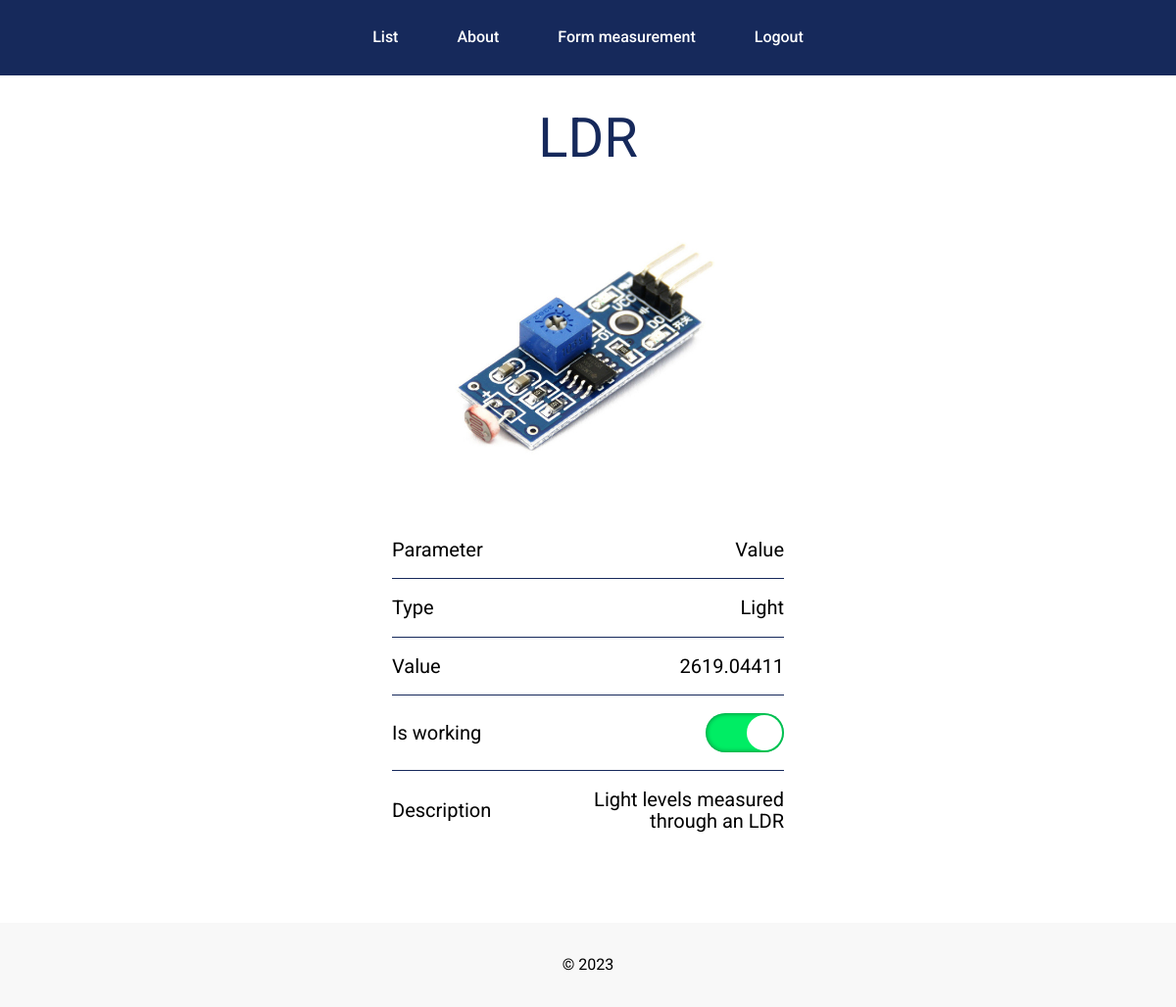
/measurement_details/8/ (signed in), run on the app's committed database.
### pmiot/models.py (models this page shows, shortened)
class Measurement(models.Model):
    measurementName = models.CharField(default='Name', max_length=250)
    measurementType = models.CharField(default='Type', max_length=250)
    description = models.CharField(max_length=250, blank=True, null=True)
    min_value = models.IntegerField(default=0)
    max_value = models.IntegerField(default=100)
    value = models.FloatField(default=0, blank=True, null=True)
    dimension = models.CharField(default='°C', max_length=10)
    isWorking = models.BooleanField(default=False)
    image = models.ImageField(default=None, upload_to='', null=True)
    min_comfort = models.IntegerField(default=0)
    max_comfort = models.IntegerField(default=100)
    need_notification = models.BooleanField(default=False)
    is_notified = models.BooleanField(default=False)
    last_notified = models.DateTimeField(default=None, null=True)
    class Meta:
        ordering = ['measurementName']

### pmiot/views.py (the view)
# urls.py: path('measurement_details/<int:measurement_id>/', views.measurement_details, name='measurement_details'),
@login_required(login_url="/login/")
def measurement_details(request, measurement_id):
    prognose(measurement_id)
    process_data(measurement_id)
    sensor = get_object_or_404(Measurement, pk=measurement_id)
    is_comfortable = (sensor.value > sensor.min_comfort) and (sensor.value < sensor.max_comfort)
    if ((not is_comfortable) and
            ((not sensor.is_notified) or
             (sensor.is_notified and ((datetime.now(KyivTz)-sensor.last_notified).total_seconds() > 30 ))))\
            and (sensor.need_notification and sensor.isWorking): #300
        msg = "Attention! The sensor value is "
        if sensor.value < sensor.min_comfort:
            msg += "lower than comfortable!"
        elif sensor.value > sensor.max_comfort:
            msg += "higher than comfortable!"
        sensor.is_notified = True
        sensor.last_notified = datetime.now(KyivTz)
        sensor.save()
        context = {'details': sensor,
                   'msg': msg}
        return render(request, 'pmiot/measurement_details.html', context)
    else:
        sensor.is_notified = False
    context = {'details': sensor}
    return render(request, 'pmiot/measurement_details.html', context)

### pmiot/prognose/prognose.py (called while the page is built)
def prognose(id):
    dt = datetime.now(KyivTz)
    data = prepare_data(id)
    names = ['Linear Regression','Multi-layer Perceptron Regression', 'Decision Trees Regression','Bayesian Ridge Regression']
    res = []
    res.append(custom_linear_regression(data, dt))
    res.append(custom_mlp_regression(data, dt))
    res.append(custom_decision_trees_regression(data, dt))
    res.append(custom_Bayesian_ridge_regression(data, dt))
    dict = {names[i]: res[i] for i in range(len(names))}
    for key, value in dict.items():
        print(key, ': ', value)
    return dict

def prepare_data(id):
    archive = Archive.objects.filter(sensor_id=id)
    data = pd.DataFrame(list(archive.values('timestamp', 'value')))
    data['timestamp'] = pd.to_datetime(data['timestamp'])
    data['timestamp'] = data['timestamp'].astype(np.int64) // 10**9
    return data

def custom_linear_regression(data, dt):
    X_train, y_train = data[['timestamp']], data['value']
    model = make_pipeline(StandardScaler(), LinearRegression())
    model.fit(X_train, y_train)
    predicted_value = model.predict([[int(dt.timestamp())]])[0]
    return predicted_value

def custom_mlp_regression(data, dt):
    X_train, y_train = data[['timestamp']], data['value']
    model = make_pipeline(StandardScaler(), MLPRegressor(random_state=1, max_iter=500))
    model.fit(X_train, y_train)
    predicted_value = model.predict([[int(dt.timestamp())]])[0]
    return predicted_value

def custom_decision_trees_regression(data, dt):
    X_train, y_train = data[['timestamp']], data['value']
    model = make_pipeline(StandardScaler(), tree.DecisionTreeRegressor())
    model.fit(X_train, y_train)
    predicted_value = model.predict([[int(dt.timestamp())]])[0]
    return predicted_value

def custom_Bayesian_ridge_regression(data, dt):
    X_train, y_train = data[['timestamp']], data['value']
    model = make_pipeline(StandardScaler(), BayesianRidge())
    model.fit(X_train, y_train)
    predicted_value = model.predict([[int(dt.timestamp())]])[0]
    return predicted_value

### pmiot/scheduler/scheduler.py (called while the page is built)
def get_all_topics():
    sensors = Measurement.objects.all()
    topics = {i.pk: i.measurementType for i in sensors}
    return topics

### pmiot/templates/pmiot/measurement_details.html (shortened to what this page needs)
{% extends "pmiot/layout.html" %}
{% block content %}
  <section class="details">
    <div class="_container">
      <div class="details__wrapper">
        <h1 class="details__title">
          {{details.measurementName}}
        </h1>
        <div class="details__image">
          <img src="{{details.image.url}}" alt="{{details.measurementName}}">
        </div>
        <ul class="details-list">
          <li class="details__item">
            <div class="details__column">
              Parameter
            </div>
            <div class="details__column">
              Value
            </div>
          </li>
          <li class="details__item">
            <div class="details__column">
              Type
            </div>
            <div class="details__column">
              {{details.measurementType}}
            </div>
          </li>
          <li class="details__item">
            <div class="details__column">
              Value
            </div>
            <div class="details__column">
              {% if details.isWorking == True %}
                {{details.value}}
              {% elif details.isWorking == False %}
                -
              {% endif  %}
            </div>
          </li>
          <li class="details__item">
            <div class="details__column">
              Is working
            </div>
            <div class="details__column">
              <label for="submit" class="button-turn" data-state="{{details.isWorking}}">
                <span class="button-turn__label"></span>
              </label>
            </div>
          </li>
          <li class="details__item">
            <div class="details__column">
              Description
            </div>
            <div class="details__column">
              {{details.description}}
            </div>
          </li>
        </ul>
      </div>
    </div>
  </section>
{% endblock %}

### pmiot/static/pmiot/styles.css (style rules this page uses)
:root { --color-black--rgb: 0, 0, 0; --color-black: #000000; --color-white--rgb: 255, 255, 255; --color-white: #FFFFFF; --color-grey-010--rgb: 248, 248, 248; --color-grey-010: #F8F8F8; --color-grey-020--rgb: 160, 160, 160; --color-grey-020: #A0A0A0; --color-grey-050--rgb: 217, 217, 217; --color-grey-050: #D9D9D9; --color-grey-100--rgb: 164, 172, 193; --color-grey-100: #A4ACC1; --color-grey-200--rgb: 171, 171, 171; --color-grey-200: #ABABAB; --color-grey-300--rgb: 98, 101, 112; --color-grey-300: #626570; --color-grey-400--rgb: 70, 70, 70; --color-grey-400: #464646; --color-blue-100--rgb: 38, 90, 166; --color-blue-100: #265AA6; --color-blue-200--rgb: 22, 41, 91; --color-blue-200: #16295B; --color-green-100--rgb: 67, 98, 54; --color-green-100: #436236; --color-issue--rgb: 67, 98, 54; --color-issue: #436236; --color-highlight--rgb: 255, 196, 90; --color-highlight: #FFC45A; --color-error--rgb: 255, 0, 28; --color-error: #FF001C; }
html { background-color: var(--color-bg-primary); color: var(--color-text-primary); }
@media (min-width: 1200px) { :root { --wrap: 2.604vw; --wrap-1: 18.489vw; --wrap-2: 22.708vw; --wrap-colored: calc(var(--wrap-1) - var(--wrap)); } }
* { -webkit-tap-highlight-color: transparent; }
*, *::before, *::after { -webkit-box-sizing: border-box; box-sizing: border-box; }
* { -webkit-text-size-adjust: 100%; -moz-text-size-adjust: 100%; -ms-text-size-adjust: 100%; text-size-adjust: 100%; }
body, input, textarea, button, select { font-family: "Roboto", sans-serif; }
html, body { overflow-x: hidden; height: unset !important; font-weight: 400; font-size: 1rem; line-height: 140%; color: var(--color-black); background-color: var(--color-white); }
._container { width: 100%; padding: 0 var(--wrap); margin: 0; }
.details__wrapper > * + * { margin-top: 3rem; }
.details__title { margin: 0; font-family: "Roboto", sans-serif; font-weight: normal; line-height: 116%; font-weight: 400; text-align: center; color: var(--color-blue-200); }
@media (min-width: 1200px) { .details__title { font-size: 3.5rem; } }
.details-list { max-width: 400px; margin-left: auto; margin-right: auto; }
.details-list > * + * { border-top: 1px solid var(--color-blue-200); margin-top: 18px; padding-top: 18px; }
.details__item { display: flex; justify-content: space-between; align-items: center; font-size: 20px; }
.details__item:nth-child(1) { text-align: left; }
.details__item:nth-child(2) { text-align: right; }
.details__item > * + * { margin-left: 0.6em; }
.details__column { position: relative; z-index: 0; display: flex; width: 100%; }
.details__column:nth-child(1) { justify-content: flex-start; text-align: left; }
.details__column:nth-child(2) { justify-content: flex-end; text-align: right; }
.details__column > * { position: relative; z-index: 0; }
.button-turn { display: flex; justify-content: center; align-items: center; width: 100%; max-width: 80px; }
.button-turn__label { position: relative; display: block; width: 100%; height: 40px; -webkit-appearance: none; appearance: none; border-radius: 2rem; box-shadow: inset 0 0 5px rgb(0 0 0 / 50%); cursor: pointer; outline: none; background: red; }
.button-turn__label::before { content: ""; width: 40px; height: 40px; border-radius: 50%; background: #fff; position: absolute; top: 0; left: 0; transition: transform 0.6s ease; transform: scale(0.9); }
.button-turn[data-state="True"] .button-turn__label::before { transform: translateX(100%) scale(0.9); background: #fff; }
.button-turn[data-state="True"] .button-turn__label { background: #00ed64; }
.details__image { display: flex; justify-content: center; align-items: center; margin-left: auto; margin-right: auto; width: 100%; max-width: 280px; }
.details__image img { width: 100%; height: auto; }

### data on the page
Measurement: measurementName "LDR", image (picture), measurementType "Light", value "2619.04411", description "Light levels measured through an LDR"
